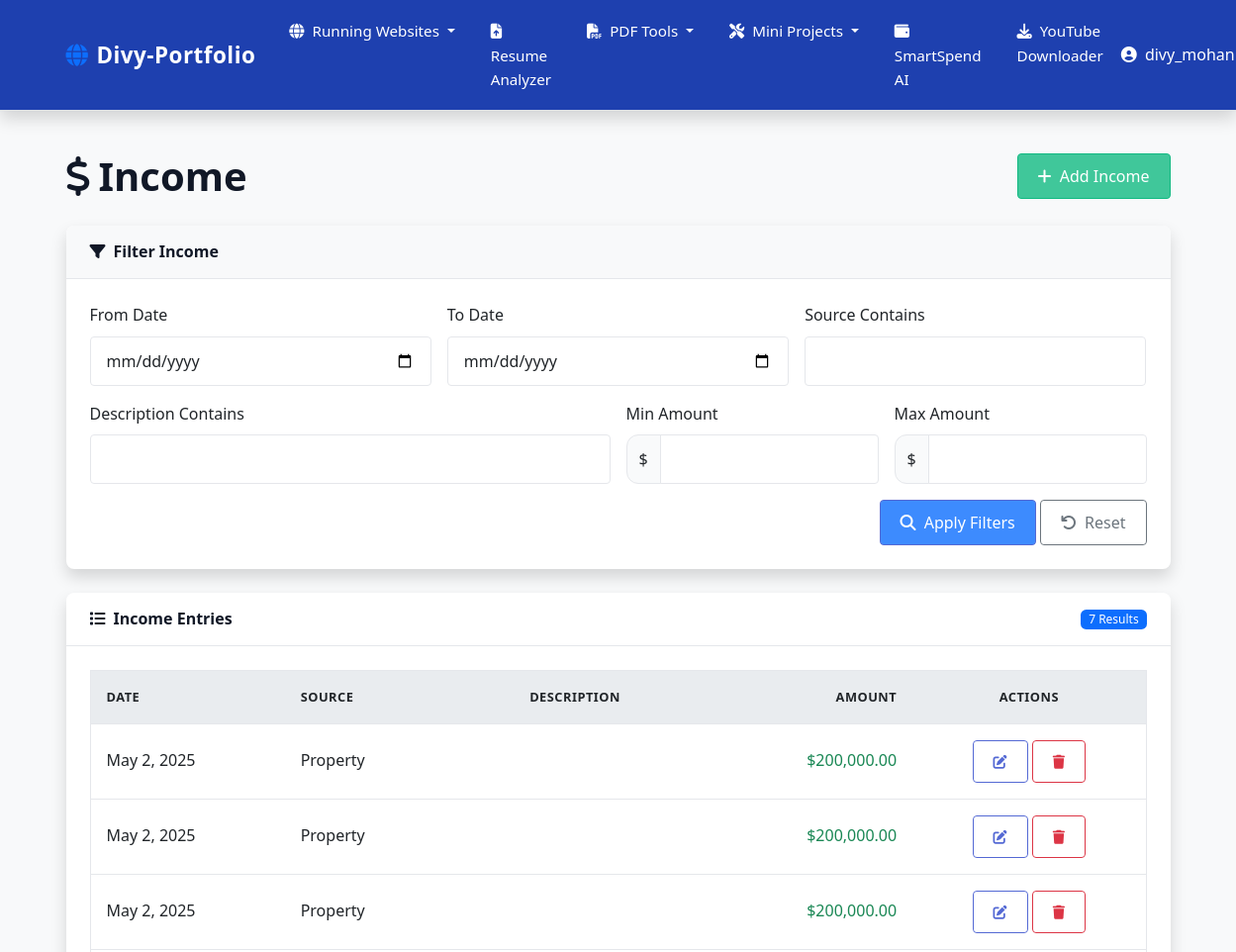
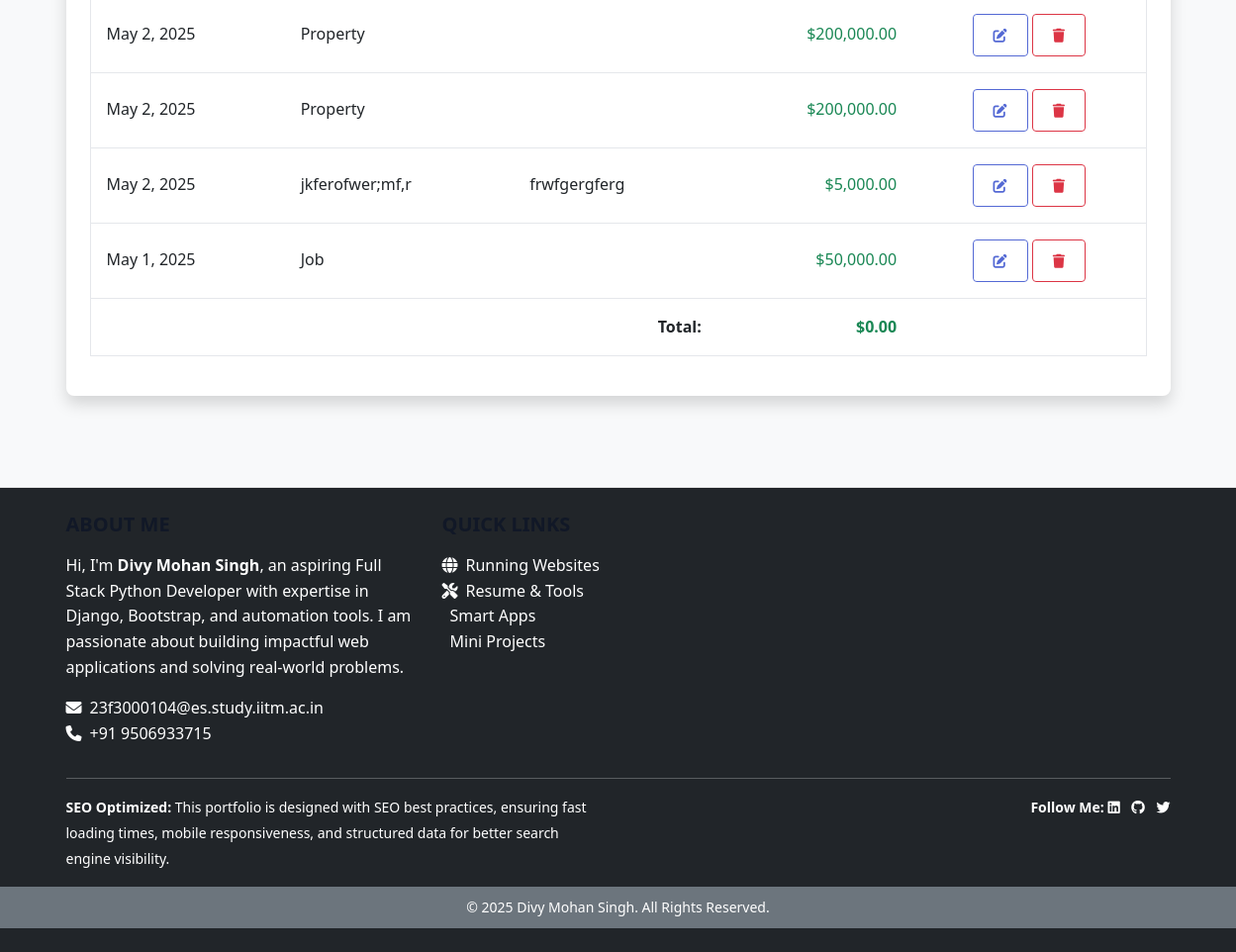
The app's page /smartspend/income/ (signed in) with its own data (2 pictures, top to bottom).
### smartspend/models.py (models this page shows, shortened)
class Income(models.Model):
    user = models.ForeignKey(User, on_delete=models.CASCADE)
    amount = models.DecimalField(max_digits=10, decimal_places=2)
    date = models.DateField(default=timezone.now)
    source = models.CharField(max_length=100)
    description = models.CharField(max_length=200, blank=True)
    created_at = models.DateTimeField(auto_now_add=True)

### smartspend/views.py (the view)
# urls.py: path('income/', views.list_incomes, name='list_incomes'),
@login_required
def list_incomes(request):
    incomes = Income.objects.filter(user=request.user).order_by('-date')
    income_filter = IncomeFilter(request.GET, queryset=incomes)
    return render(request, 'smartspend/list_incomes.html', {
        'filter': income_filter,
    })

### templates/smartspend/list_incomes.html (shortened to what this page needs)
{% extends 'base.html' %}
{% load humanize %}
{% block content %}
<div class="d-flex justify-content-between align-items-center mb-4">
    <h1 class="mb-0"><i class="fas fa-dollar-sign me-2"></i>Income</h1>
    <a href="{% url 'add_income' %}" class="btn btn-success">
        <i class="fas fa-plus me-1"></i> Add Income
    </a>
</div>
<div class="card shadow mb-4">
    <div class="card-header py-3 bg-light">
        <h6 class="m-0 font-weight-bold"><i class="fas fa-filter me-2"></i>Filter Income</h6>
    </div>
    <div class="card-body">
        <form method="get" class="row g-3">
            <div class="col-md-4">
                <label for="id_date_range_0" class="form-label">From Date</label>
                <input type="date" name="date_range_0" id="id_date_range_0" class="form-control" value="{{ filter.form.date_range_0.value|default:'' }}">
            </div>
            <div class="col-md-4">
                <label for="id_date_range_1" class="form-label">To Date</label>
                <input type="date" name="date_range_1" id="id_date_range_1" class="form-control" value="{{ filter.form.date_range_1.value|default:'' }}">
            </div>
            <div class="col-md-4">
                <label for="id_source" class="form-label">Source Contains</label>
                <input type="text" name="source" id="id_source" class="form-control" value="{{ filter.form.source.value|default:'' }}">
            </div>
            <div class="col-md-6">
                <label for="id_description" class="form-label">Description Contains</label>
                <input type="text" name="description" id="id_description" class="form-control" value="{{ filter.form.description.value|default:'' }}">
            </div>
            <div class="col-md-3">
                <label for="id_amount_min" class="form-label">Min Amount</label>
                <div class="input-group">
                    <span class="input-group-text">$</span>
                    <input type="number" name="amount_min" id="id_amount_min" class="form-control" value="{{ filter.form.amount_min.value|default:'' }}">
                </div>
            </div>
            <div class="col-md-3">
                <label for="id_amount_max" class="form-label">Max Amount</label>
                <div class="input-group">
                    <span class="input-group-text">$</span>
                    <input type="number" name="amount_max" id="id_amount_max" class="form-control" value="{{ filter.form.amount_max.value|default:'' }}">
                </div>
            </div>
            <div class="col-12 text-end">
                <button type="submit" class="btn btn-primary">
                    <i class="fas fa-search me-1"></i> Apply Filters
                </button>
                <a href="{% url 'list_incomes' %}" class="btn btn-outline-secondary">
                    <i class="fas fa-undo me-1"></i> Reset
                </a>
            </div>
        </form>
    </div>
</div>
<div class="card shadow">
    <div class="card-header py-3 d-flex justify-content-between align-items-center">
        <h6 class="m-0 font-weight-bold"><i class="fas fa-list me-2"></i>Income Entries</h6>
        <span class="badge bg-primary">{{ filter.qs.count }} Results</span>
    </div>
    <div class="card-body">
        {% if filter.qs %}
            <div class="table-responsive">
                <table class="table table-hover">
                    <thead>
                        <tr>
                            <th>Date</th>
                            <th>Source</th>
                            <th>Description</th>
                            <th class="text-end">Amount</th>
                            <th class="text-center">Actions</th>
                        </tr>
                    </thead>
                    <tbody>
                        {% for income in filter.qs %}
                            <tr>
                                <td>{{ income.date }}</td>
                                <td>{{ income.source }}</td>
                                <td>{{ income.description }}</td>
                                <td class="text-end text-success">${{ income.amount|floatformat:2|intcomma }}</td>
                                <td class="text-center">
                                    <a href="{% url 'edit_income' income.id %}" class="btn btn-sm btn-outline-primary">
                                        <i class="fas fa-edit"></i>
                                    </a>
                                    <a href="{% url 'delete_income' income.id %}" class="btn btn-sm btn-outline-danger"
                                       onclick="return confirm('Are you sure you want to delete this income?')">
                                        <i class="fas fa-trash"></i>
                                    </a>
                                </td>
                            </tr>
                        {% endfor %}
                    </tbody>
                    <tfoot>
                        <tr class="fw-bold">
                            <td colspan="3" class="text-end">Total:</td>
                            <td class="text-end text-success">${{ filter.qs.total.amount__sum|default:0|floatformat:2|intcomma }}</td>
                            <td></td>
                        </tr>
                    </tfoot>
                </table>
            </div>
        {% endif %}
    </div>
</div>
{% endblock %}

### templates/base.html (shortened to what this page needs)
{% load static %}
<!DOCTYPE html>
<html lang="en" data-bs-theme="light">
<head>
    <link href="https://cdn.jsdelivr.net/npm/bootstrap@5.3.0-alpha1/dist/css/bootstrap.min.css" rel="stylesheet">
    <link rel="stylesheet" href="https://cdnjs.cloudflare.com/ajax/libs/font-awesome/6.4.0/css/all.min.css">
    <link rel="stylesheet" href="{% static 'css/base.css' %}">
    <link rel="stylesheet" href="{% static 'css/main.css' %}">
    <link rel="stylesheet" href="{% static 'css/style.css' %}">
    <link rel="stylesheet" href="https://cdnjs.cloudflare.com/ajax/libs/animate.css/4.1.1/animate.min.css">
</head>
<body class="fade-in">
<nav class="navbar navbar-expand-lg navbar-dark bg-dark sticky-top shadow">
    <div class="container">
        <a class="navbar-brand" href="{% url 'home' %}">
            <i class="fas fa-globe text-primary me-2"></i>Divy-Portfolio
        </a>
        <div class="collapse navbar-collapse" id="navbarNav">
            <ul class="navbar-nav me-auto">
                <li class="nav-item dropdown">
                    <a class="nav-link dropdown-toggle" href="#" role="button" data-bs-toggle="dropdown">
                        <i class="fas fa-globe me-1"></i> Running Websites
                    </a>
                </li>
                <li class="nav-item">
                    <a class="nav-link {% if request.path == '/resume/upload/' %}active{% endif %}" href="{% url 'resume:upload_resume' %}">
                        <i class="fas fa-file-upload me-1"></i> Resume Analyzer
                    </a>
                </li>
                <li class="nav-item dropdown">
                    <a class="nav-link dropdown-toggle" href="#" role="button" data-bs-toggle="dropdown">
                        <i class="fas fa-file-pdf me-1"></i> PDF Tools
                    </a>
                </li>
                <li class="nav-item dropdown">
                    <a class="nav-link dropdown-toggle" href="#" role="button" data-bs-toggle="dropdown">
                        <i class="fas fa-tools me-1"></i> Mini Projects
                    </a>
                </li>
                <li class="nav-item">
                    <a class="nav-link {% if request.path == '/smartspend/' %}active{% endif %}" href="{% url 'smartspend:dashboard' %}">
                        <i class="fas fa-wallet me-1"></i> SmartSpend AI
                    </a>
                </li>
                <li class="nav-item">
                    <a class="nav-link {% if request.path == '/youtube/' %}active{% endif %}" href="{% url 'youtube_media_downloader:index' %}">
                        <i class="fas fa-download me-1"></i> YouTube Downloader
                    </a>
                </li>
            </ul>
                <div class="d-flex align-items-center">
                    {% if user.is_authenticated %}
                    <div class="nav-item dropdown">
                        <a class="nav-link dropdown-toggle text-white" href="#" role="button" data-bs-toggle="dropdown">
                            <i class="fas fa-user-circle me-1"></i> <span>{{ user.username }}</span>
                        </a>
                    </div>
                    {% else %}
                    <a href="{% url 'smartspend:login' %}" class="btn btn-outline-light btn-sm">
                        <i class="fas fa-sign-in-alt me-1"></i> SmartSpend Login
                    </a>
                    {% endif %}
                </div>
            </div>
        </div>
    </nav>
    <div class="container my-4">
        {% block content %}{% endblock %}
    </div>
    <footer class="bg-dark text-white py-4 mt-5">
        <div class="container">
            <div class="row">
                <div class="col-md-4 mb-3">
                    <h5 class="text-uppercase">About Me</h5>
                    <p>
                        Hi, I'm <strong>Divy Mohan Singh</strong>, an aspiring Full Stack Python Developer with expertise in Django, Bootstrap, and automation tools. I am passionate about building impactful web applications and solving real-world problems.
                    </p>
                    <a href="mailto:23f3000104@es.study.iitm.ac.in" class="text-white text-decoration-none">
                        <i class="fas fa-envelope me-2"></i>23f3000104@es.study.iitm.ac.in
                    </a>
                    <br>
                    <a href="tel:+919506933715" class="text-white text-decoration-none">
                        <i class="fas fa-phone me-2"></i>+91 9506933715
                    </a>
                </div>
                <div class="col-md-4 mb-3">
                    <h5 class="text-uppercase">Quick Links</h5>
                    <ul class="list-unstyled">
                        <li><a href="#live-websites" class="text-white text-decoration-none"><i class="fas fa-globe me-2"></i>Running Websites</a></li>
                        <li><a href="#resume-tools" class="text-white text-decoration-none"><i class="fas fa-tools me-2"></i>Resume & Tools</a></li>
                        <li><a href="#smart-apps" class="text-white text-decoration-none">Smart Apps</a></li>
                        <li><a href="#mini-projects" class="text-white text-decoration-none">Mini Projects</a></li>
                    </ul>
                </div>
            </div>
            <hr class="bg-light">
            <div class="row">
                <div class="col-md-6">
                    <p class="mb-0">
                        <small>
                            <strong>SEO Optimized:</strong> This portfolio is designed with SEO best practices, ensuring fast loading times, mobile responsiveness, and structured data for better search engine visibility.
                        </small>
                    </p>
                </div>
                <div class="col-md-6 text-end">
                    <p class="mb-0">
                        <small>
                            <strong>Follow Me:</strong>
                            <a href="https://www.linkedin.com/in/divy-mohan-singh" target="_blank" class="text-white text-decoration-none me-2"><i class="fab fa-linkedin"></i></a>
                            <a href="https://github.com/divymohansingh" target="_blank" class="text-white text-decoration-none me-2"><i class="fab fa-github"></i></a>
                            <a href="https://twitter.com/divymohansingh" target="_blank" class="text-white text-decoration-none"><i class="fab fa-twitter"></i></a>
                        </small>
                    </p>
                </div>
            </div>
        </div>
        <div class="bg-secondary text-center py-2 mt-3">
            <small>&copy; 2025 Divy Mohan Singh. All Rights Reserved.</small>
        </div>
    </footer>
</body>
</html>

### static/css/base.css (style rules this page uses)
body { font-family: 'Segoe UI', Tahoma, Geneva, Verdana, sans-serif; background-color: #f8f9fa; color: #212529; margin: 0; padding: 0; line-height: 1.6; }
.navbar { background-color: #ffffff; border-bottom: 1px solid #dee2e6; box-shadow: 0 2px 4px rgba(0, 0, 0, 0.05); }
.navbar-brand { font-size: 1.6rem; font-weight: 700; color: #0d6efd; }
.navbar-nav .nav-link { color: #495057; padding: 0.5rem 1rem; transition: all 0.3s ease-in-out; }
.btn { border-radius: 6px; transition: all 0.3s ease; }
.btn-primary { background-color: #0d6efd; border-color: #0d6efd; color: #fff; }
.form-control { background-color: #fff; color: #212529; border: 1px solid #ced4da; border-radius: 5px; transition: all 0.3s ease; }
.table { background-color: #ffffff; color: #212529; border: 1px solid #dee2e6; }
.table th { background-color: #e9ecef; color: #212529; }
.table td { border-top: 1px solid #dee2e6; }
.card { background-color: #ffffff; border: 1px solid #dee2e6; border-radius: 10px; box-shadow: 0 4px 10px rgba(0, 0, 0, 0.05); margin-bottom: 1.5rem; }
.card-header { background-color: #f1f3f5; border-bottom: 1px solid #dee2e6; font-weight: 600; }
.text-primary { color: #0d6efd !important; }
.mt-3 { margin-top: 1rem !important; }
.mt-5 { margin-top: 3rem !important; }
.mb-4 { margin-bottom: 1.5rem !important; }
.py-3 { padding-top: 1rem !important; padding-bottom: 1rem !important; }

### static/css/style.css (style rules this page uses)
body { font-family: 'Segoe UI', Tahoma, Geneva, Verdana, sans-serif; background-color: #f8f9fa; color: #333; }
h1, h2, h3, h4, h5, h6 { font-weight: 600; }
.card { border-radius: 8px; box-shadow: 0 4px 6px rgba(0, 0, 0, 0.05); margin-bottom: 20px; overflow: hidden; }
.card-header { font-weight: 600; }
.btn { border-radius: 4px; font-weight: 500; }
.btn-primary { background-color: #0d6efd; }
.navbar { box-shadow: 0 2px 4px rgba(0, 0, 0, 0.05); }
.navbar-brand { font-weight: 700; font-size: 1.4rem; }
.form-control { border-radius: 4px; }
footer { border-top: 1px solid #e6e6e6; }

### records on screen
Income: date "May 2, 2025", source "Property", amount "200,000.00"
Income: date "May 2, 2025", source "Property", amount "200,000.00"
Income: date "May 2, 2025", source "Property", amount "200,000.00"
Income: date "May 2, 2025", source "Property", amount "200,000.00"
Income: date "May 2, 2025", source "Property", amount "200,000.00"
Income: date "May 2, 2025", source "jkferofwer;mf,r", description "frwfgergferg", amount "5,000.00"
Income: date "May 1, 2025", source "Job", amount "50,000.00"

### other values on screen
{{ user.username }} "divy_mohan"
{{ filter.qs.count }} "7"
{{ filter.qs.total.amount__sum|default:0|floatformat:2|intcomma }} "0.00"
